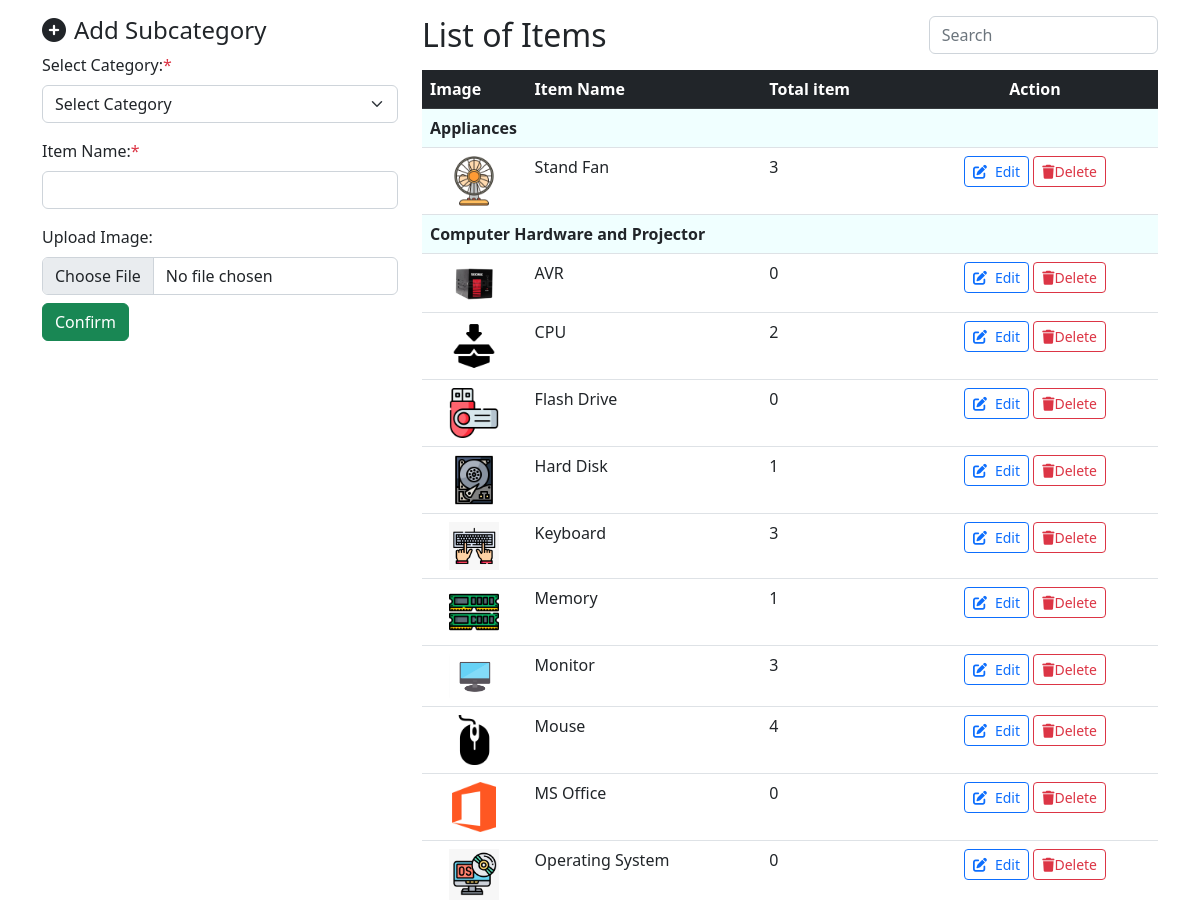
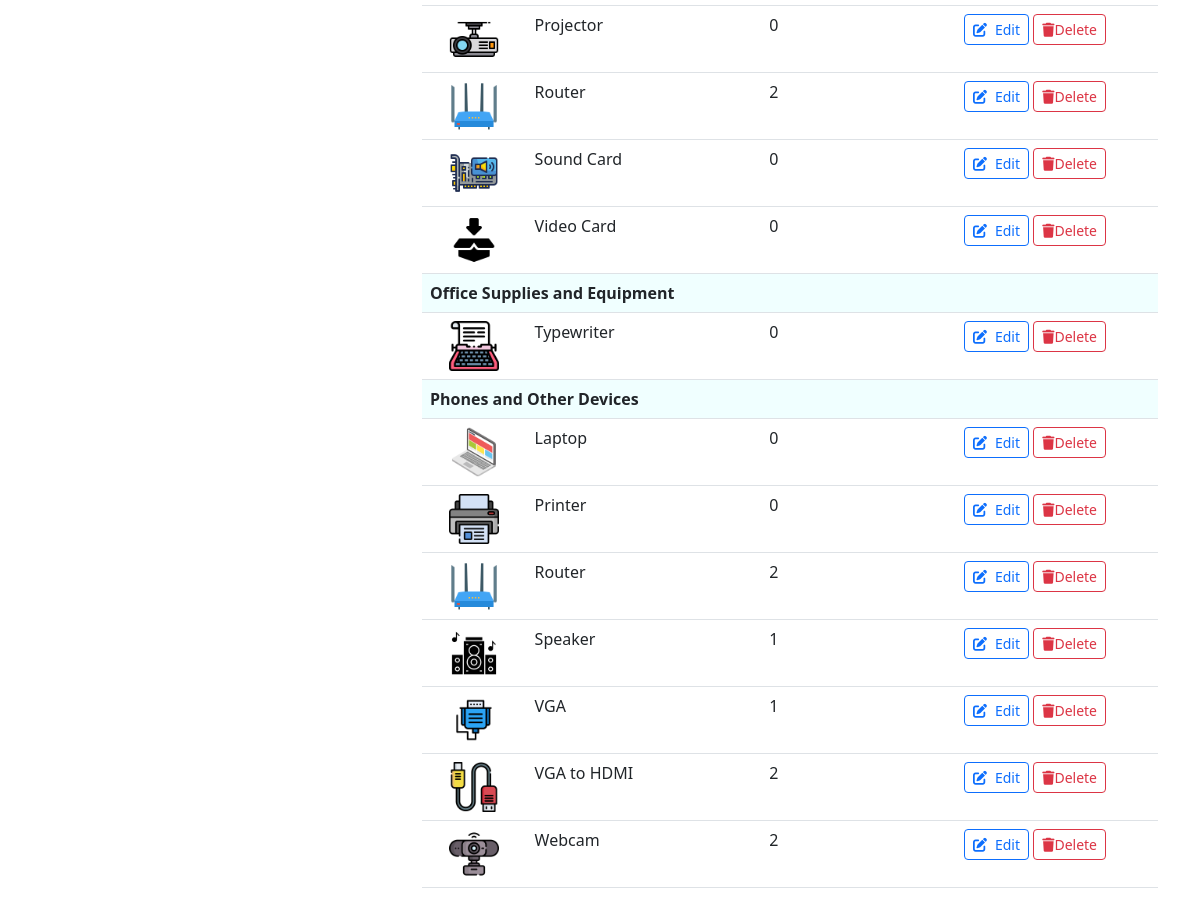
The page /DashboardCCSStaff/subcategorycontainer.php on the database its author committed (2 pictures, top to bottom).
### tables this page shows
CREATE TABLE `tblsubcategory` (
  `id` int(11) NOT NULL,
  `categoryname` varchar(50) NOT NULL,
  `subcategoryname` varchar(50) NOT NULL
);

### DashboardCCSStaff/subcategorycontainer.php (the view, shortened to what this page needs)
<?php
$querySubcategories = "
    SELECT
        s.*,
        COUNT(b.id) AS sameSubcategoryCount
    FROM
        tblsubcategory s
    LEFT JOIN
        tblitembrand b ON s.subcategoryname = b.subcategoryname
    GROUP BY
        s.id, s.categoryname, s.subcategoryname
    ORDER BY
        s.categoryname, s.subcategoryname
";
$resultSubcategories = mysqli_query($con, $querySubcategories);
?>
<div class="container mt-3">
    <div class="row">
        <div class="col-md-4">
            <h4><i class="fas fa-plus-circle me-2"></i>Add Subcategory</h4>
            <form action="ccstaffManageSubcategory.php" method="post" enctype="multipart/form-data">
                <div class="mb-3">
                    <label for="selectedCategory" class="form-label">Select Category:<span class="text-danger">*</span></label>
                    <select class="form-select" id="selectedCategory" name="selectedCategory" required>
                        <option value="" selected disabled>Select Category</option>
                    </select>
                </div>
                <div class="mb-3">
                    <label for="subcategoryName" class="form-label">Item Name:<span class="text-danger">*</span></label>
                    <input type="text" class="form-control" id="subcategoryName" name="subcategoryName" pattern="^[^\d]+$" title="Please enter a valid item name (cannot contain numbers)" required>
                </div>
                <div class="mb-2">
                    <label for="image" class="form-label">Upload Image:</label>
                    <input type="file" class="form-control" id="image" name="image" accept="image/*">
                </div>
                <button type="submit" class="btn btn-success" name="addSubcategory">Confirm</button>
            </form>
        </div>
            <div class="col-md-8">
                <div class="row">
                <div class="col-md-8 ">
                    <h2>List of Items</h2>
                </div>
                <div class="col-md-4 text-end">
                <form action="" method="GET" class="input-group">
                    <input type="text" class="form-control search-input" placeholder="Search" name="search" id="searchInput">
                </form>
                </div>
            </div>
            <table class="table">
                <thead class="table-dark">
                    <tr>
                        <th scope="col">Image</th>
                        <th scope="col">Item Name</th>
                        <th scope="col">Total item</th>
                        <th scope="col" class='text-center'>Action</th>
                    </tr>
                </thead>
                <tbody>
                    <?php
                    $currentCategory = null;
                    while ($row = mysqli_fetch_assoc($resultSubcategories)) {
                        if ($currentCategory != $row['categoryname']) {
                            echo "<tr class='category-row'>
                                    <td colspan='9' style='background-color: azure;'><strong>{$row['categoryname']}</strong></td>
                                  </tr>";
                            $currentCategory = $row['categoryname'];
                        }
                        echo "<tr>";
                        $imagePath = 'inventory/SubcategoryItemsimages/' . $row['subcategoryname'] . '.png';
                        if (file_exists($imagePath)) {
                            echo "<td class='text-center'><img src='{$imagePath}' alt='Subcategory Image' width='50'></td>";
                        } else {
                            echo "<td class='text-center'><img src='/inventory/SubcategoryItemsimages/defaultimageitem.png' alt='Default Image' width='50'></td>";
                        }
                        echo "<td>{$row['subcategoryname']}</td>";
                        echo "<td>{$row['sameSubcategoryCount']}</td>";
                        echo "<td class='text-center'>
                                <a class=\"btn btn-outline-primary btn-sm\" onclick=\"editItem('{$row['id']}', '{$row['subcategoryname']}')\"><i class='fa-solid fa-pen-to-square fs-7 me-2'></i>Edit</a>
                                <a href=\"#\" onclick=\"confirmDeleteSubcategory('{$row['id']}')\" class=\"btn btn-outline-danger btn-sm\"><i class='fa-solid fa-trash fs-7'></i>Delete</a>
                            </td>";
                        echo "</tr>";
                    }
                    ?>
                </tbody>
            </table>
        </div>
    </div>
</div>
<link href="https://cdn.jsdelivr.net/npm/bootstrap@5.2.3/dist/css/bootstrap.min.css" rel="stylesheet">
<link rel="stylesheet" href="https://cdnjs.cloudflare.com/ajax/libs/font-awesome/6.4.0/css/all.min.css" />

### rows shown on the page
tblsubcategory: categoryname "Appliances", subcategoryname (picture), subcategoryname "Stand Fan", sameSubcategoryCount "3"
tblsubcategory: categoryname "Computer Hardware and Projector", shows a picture, subcategoryname "AVR", sameSubcategoryCount "0"
tblsubcategory: subcategoryname "CPU", sameSubcategoryCount "2"
tblsubcategory: subcategoryname (picture), subcategoryname "Flash Drive", sameSubcategoryCount "0"
tblsubcategory: subcategoryname (picture), subcategoryname "Hard Disk", sameSubcategoryCount "1"
tblsubcategory: subcategoryname (picture), subcategoryname "Keyboard", sameSubcategoryCount "3"
tblsubcategory: subcategoryname (picture), subcategoryname "Memory", sameSubcategoryCount "1"
tblsubcategory: subcategoryname (picture), subcategoryname "Monitor", sameSubcategoryCount "3"
tblsubcategory: subcategoryname (picture), subcategoryname "Mouse", sameSubcategoryCount "4"
tblsubcategory: subcategoryname (picture), subcategoryname "MS Office", sameSubcategoryCount "0"
tblsubcategory: subcategoryname (picture), subcategoryname "Operating System", sameSubcategoryCount "0"
tblsubcategory: subcategoryname (picture), subcategoryname "Projector", sameSubcategoryCount "0"
tblsubcategory: subcategoryname (picture), subcategoryname "Router", sameSubcategoryCount "2"
tblsubcategory: subcategoryname (picture), subcategoryname "Sound Card", sameSubcategoryCount "0"
tblsubcategory: subcategoryname "Video Card", sameSubcategoryCount "0"
tblsubcategory: categoryname "Office Supplies and Equipment", subcategoryname (picture), subcategoryname "Typewriter", sameSubcategoryCount "0"
tblsubcategory: categoryname "Phones and Other Devices", subcategoryname (picture), subcategoryname "Laptop", sameSubcategoryCount "0"
tblsubcategory: subcategoryname (picture), subcategoryname "Printer", sameSubcategoryCount "0"
tblsubcategory: subcategoryname (picture), subcategoryname "Router", sameSubcategoryCount "2"
tblsubcategory: subcategoryname (picture), subcategoryname "Speaker", sameSubcategoryCount "1"
tblsubcategory: shows a picture, subcategoryname "VGA", sameSubcategoryCount "1"
tblsubcategory: subcategoryname (picture), subcategoryname "VGA to HDMI", sameSubcategoryCount "2"
tblsubcategory: subcategoryname (picture), subcategoryname "Webcam", sameSubcategoryCount "2"
